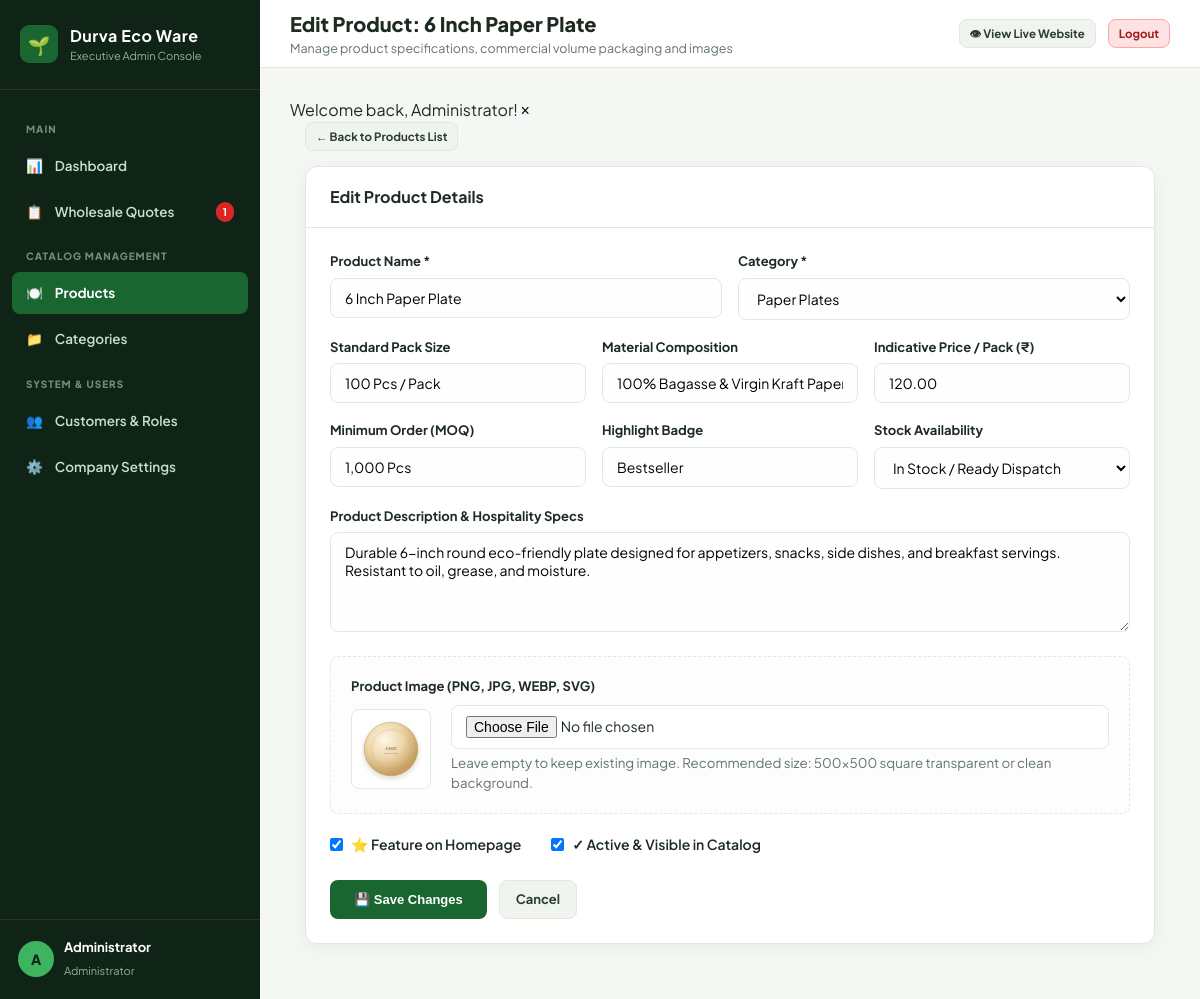
/admin/product-form.php?id=1 (signed in), run on the app's committed database.
### tables this page shows
CREATE TABLE IF NOT EXISTS `products` (
  `id` INT UNSIGNED AUTO_INCREMENT PRIMARY KEY,
  `category_id` INT UNSIGNED NOT NULL,
  `name` VARCHAR(200) NOT NULL,
  `slug` VARCHAR(200) NOT NULL UNIQUE,
  `pack_size` VARCHAR(100) NOT NULL DEFAULT '100 Pcs / Pack',
  `material` VARCHAR(100) DEFAULT 'Food-Grade Biodegradable Paper',
  `price` DECIMAL(10, 2) DEFAULT 0.00,
  `moq` VARCHAR(50) DEFAULT '500 Pcs',
  `badge` VARCHAR(50) NULL DEFAULT 'Eco-Friendly',
  `description` TEXT NULL,
  `image_url` VARCHAR(255) NULL,
  `is_featured` TINYINT(1) DEFAULT 0,
  `is_active` TINYINT(1) DEFAULT 1,
  `stock_status` ENUM('in_stock', 'made_to_order', 'out_of_stock') DEFAULT 'in_stock',
  `created_at` TIMESTAMP DEFAULT CURRENT_TIMESTAMP,
  `updated_at` TIMESTAMP DEFAULT CURRENT_TIMESTAMP ON UPDATE CURRENT_TIMESTAMP,
  FOREIGN KEY (`category_id`) REFERENCES `categories` (`id`) ON DELETE CASCADE,
  INDEX `idx_product_category` (`category_id`),
  INDEX `idx_product_featured` (`is_featured`),
  INDEX `idx_product_active` (`is_active`)
);

CREATE TABLE IF NOT EXISTS `categories` (
  `id` INT UNSIGNED AUTO_INCREMENT PRIMARY KEY,
  `name` VARCHAR(100) NOT NULL,
  `slug` VARCHAR(100) NOT NULL UNIQUE,
  `description` TEXT NULL,
  `icon` VARCHAR(50) DEFAULT '🌱',
  `sort_order` INT DEFAULT 0,
  `created_at` TIMESTAMP DEFAULT CURRENT_TIMESTAMP
);

### config/app.php (called while the page is built, shortened)
<?php
function url(string $path = ''): string {
    $path = ltrim($path, '/');
    return empty($path) ? BASE_URL : BASE_URL . '/' . $path;
}
function asset(string $path = ''): string {
    $path = ltrim($path, '/');
    return BASE_URL . '/assets/' . $path;
}
function e(?string $string): string {
    return htmlspecialchars((string)($string ?? ''), ENT_QUOTES, 'UTF-8');
}

### app/Helpers/sanitizer.php (called while the page is built, shortened)
<?php
function clean_int($val, int $default = 0): int {
    return filter_var($val, FILTER_VALIDATE_INT) !== false ? (int)$val : $default;
}

### app/Models/Product.php (called while the page is built, shortened)
<?php
require_once BASE_PATH . '/config/database.php';
require_once BASE_PATH . '/app/Helpers/sanitizer.php';
class Product {
    public static function getById(int $id): ?array {
        $db = get_db();
        $stmt = $db->prepare("
            SELECT p.*, c.name AS category_name, c.slug AS category_slug
            FROM `products` p
            JOIN `categories` c ON p.category_id = c.id
            WHERE p.id = ?
            LIMIT 1
        ");
        $stmt->execute([$id]);
        $row = $stmt->fetch();
        return $row ?: null;
    }
}

### app/Models/Category.php (called while the page is built, shortened)
<?php
require_once BASE_PATH . '/config/database.php';
require_once BASE_PATH . '/app/Helpers/sanitizer.php';
class Category {
    public static function getAll(): array {
        $db = get_db();
        $sql = "
            SELECT c.*, COUNT(p.id) AS product_count
            FROM `categories` c
            LEFT JOIN `products` p ON c.id = p.category_id AND p.is_active = 1
            GROUP BY c.id
            ORDER BY c.sort_order ASC, c.name ASC
        ";
        return $db->query($sql)->fetchAll();
    }
}

### admin/product-form.php (the view, shortened to what this page needs)
<?php
require_once dirname(__DIR__) . '/config/app.php';
require_once BASE_PATH . '/app/Models/Product.php';
require_once BASE_PATH . '/app/Models/Category.php';
$id = clean_int($_GET['id'] ?? 0);
$isEdit = $id > 0;
$product = $isEdit ? Product::getById($id) : null;
$categories = Category::getAll();
$pageTitle = $isEdit ? "Edit Product: " . $product['name'] : "Add New Product";
$pageSubtitle = "Manage product specifications, commercial volume packaging and images";
require_once __DIR__ . '/includes/header.php';
?>
<div style="max-width:850px; margin:auto;">
  <div style="margin-bottom:15px;">
    <a href="<?= url('admin/products.php') ?>" class="btn-admin btn-admin-secondary btn-admin-sm">
      &larr; Back to Products List
    </a>
  </div>
  <div class="admin-card">
    <div class="card-header">
      <h3><?= $isEdit ? 'Edit Product Details' : 'New Product Information' ?></h3>
    </div>
    <div class="card-body">
      <form method="POST" action="" enctype="multipart/form-data">
        <div class="form-grid-2">
          <div class="admin-form-group">
            <label>Product Name *</label>
            <input type="text" name="name" class="admin-input" required
                   value="<?= e($product['name'] ?? $_POST['name'] ?? '') ?>" placeholder="e.g. 9 Inch Sugarcane Bagasse Plate">
          </div>
          <div class="admin-form-group">
            <label>Category *</label>
            <select name="category_id" class="admin-select" required>
              <?php foreach ($categories as $cat): ?>
                <option value="<?= $cat['id'] ?>"
                  <?= ($product && $product['category_id'] == $cat['id']) || (isset($_POST['category_id']) && $_POST['category_id'] == $cat['id']) ? 'selected' : '' ?>>
                  <?= e($cat['name']) ?>
                </option>
              <?php endforeach; ?>
            </select>
          </div>
        </div>
        <div class="form-grid-3">
          <div class="admin-form-group">
            <label>Standard Pack Size</label>
            <input type="text" name="pack_size" class="admin-input"
                   value="<?= e($product['pack_size'] ?? $_POST['pack_size'] ?? '100 Pcs / Pack') ?>" placeholder="e.g. 100 Pcs / Pack">
          </div>
          <div class="admin-form-group">
            <label>Material Composition</label>
            <input type="text" name="material" class="admin-input"
                   value="<?= e($product['material'] ?? $_POST['material'] ?? 'Biodegradable Plant Fiber') ?>" placeholder="e.g. Bagasse / Kraft">
          </div>
          <div class="admin-form-group">
            <label>Indicative Price / Pack (₹)</label>
            <input type="number" step="0.01" name="price" class="admin-input"
                   value="<?= e($product['price'] ?? $_POST['price'] ?? '0.00') ?>">
          </div>
        </div>
        <div class="form-grid-3">
          <div class="admin-form-group">
            <label>Minimum Order (MOQ)</label>
            <input type="text" name="moq" class="admin-input"
                   value="<?= e($product['moq'] ?? $_POST['moq'] ?? '500 Pcs') ?>" placeholder="e.g. 1,000 Pcs">
          </div>
          <div class="admin-form-group">
            <label>Highlight Badge</label>
            <input type="text" name="badge" class="admin-input"
                   value="<?= e($product['badge'] ?? $_POST['badge'] ?? '') ?>" placeholder="e.g. Bestseller, 100% Compostable">
          </div>
          <div class="admin-form-group">
            <label>Stock Availability</label>
            <select name="stock_status" class="admin-select">
              <option value="in_stock" <?= ($product['stock_status'] ?? '') === 'in_stock' ? 'selected' : '' ?>>In Stock / Ready Dispatch</option>
            </select>
          </div>
        </div>
        <div class="admin-form-group">
          <label>Product Description & Hospitality Specs</label>
          <textarea name="description" class="admin-textarea" rows="4"
                    placeholder="Describe temperature resistance, oil/grease resistance, recommended food uses, and dimensions..."><?= e($product['description'] ?? $_POST['description'] ?? '') ?></textarea>
        </div>
        <div class="admin-form-group" style="background:#fcfdfc; border:1px dashed var(--admin-border); padding:20px; border-radius:8px;">
          <label>Product Image (PNG, JPG, WEBP, SVG)</label>
          <div style="display:flex; align-items:center; gap:20px; margin-top:8px;">
            <?php if (!empty($product['image_url'])): ?>
              <div style="width:80px; height:80px; border:1px solid var(--admin-border); border-radius:8px; overflow:hidden; background:#fff; display:grid; place-items:center;">
                <img src="<?= url($product['image_url']) ?>" alt="" style="max-height:70px; max-width:70px; object-fit:contain;">
              </div>
            <?php endif; ?>
            <div style="flex:1;">
              <input type="file" name="image" accept="image/*" class="admin-input" style="background:#fff;">
              <small style="color:var(--admin-muted); display:block; margin-top:4px;">
                Leave empty to keep existing image. Recommended size: 500x500 square transparent or clean background.
              </small>
            </div>
          </div>
        </div>
        <div style="display:flex; gap:30px; margin:20px 0;">
          <label style="display:flex; align-items:center; gap:8px; cursor:pointer; font-size:14px; font-weight:600;">
            <input type="checkbox" name="is_featured" value="1" <?= (!empty($product['is_featured'])) ? 'checked' : '' ?>>
            ⭐ Feature on Homepage
          </label>
          <label style="display:flex; align-items:center; gap:8px; cursor:pointer; font-size:14px; font-weight:600;">
            <input type="checkbox" name="is_active" value="1" <?= (!isset($product['is_active']) || $product['is_active']) ? 'checked' : '' ?>>
            ✓ Active & Visible in Catalog
          </label>
        </div>
        <div style="display:flex; gap:12px; margin-top:25px;">
          <button type="submit" class="btn-admin btn-admin-primary" style="padding:12px 24px;">
            💾 <?= $isEdit ? 'Save Changes' : 'Create Product' ?>
          </button>
          <a href="<?= url('admin/products.php') ?>" class="btn-admin btn-admin-secondary">
            Cancel
          </a>
        </div>
      </form>
    </div>
  </div>
</div>
<?php require_once __DIR__ . '/includes/footer.php'; ?>

### admin/includes/header.php (shortened to what this page needs)
<?php
require_once BASE_PATH . '/config/app.php';
?>
<!DOCTYPE html>
<html lang="en">
<head>
  <link rel="stylesheet" href="<?= asset('css/admin.css') ?>">
</head>
<body>
<?php require_once __DIR__ . '/sidebar.php'; ?>
<div class="admin-main">
  <header class="admin-topbar">
    <div style="display:flex; align-items:center; gap:12px;">
      <div class="page-title">
        <h1><?= e($pageTitle ?? 'Dashboard') ?></h1>
        <?php if (isset($pageSubtitle)): ?>
          <p><?= e($pageSubtitle) ?></p>
        <?php endif; ?>
      </div>
    </div>
    <div class="admin-topbar-actions">
      <a href="<?= url('index.php') ?>" target="_blank" class="btn-admin btn-admin-secondary btn-admin-sm">
        👁 View Live Website
      </a>
      <a href="<?= url('logout.php') ?>" class="btn-admin btn-admin-danger btn-admin-sm">
        Logout
      </a>
    </div>
  </header>
  <div class="admin-body">
    <?php require_once BASE_PATH . '/includes/alerts.php'; ?>

### assets/css/admin.css (style rules this page uses)
:root { --admin-sidebar: #0f2416; --admin-sidebar-hover: #1b3824; --admin-sidebar-active: #244e31; --admin-primary: #196631; --admin-primary-dark: #124d24; --admin-accent: #3eb461; --admin-bg: #f4f7f4; --admin-card: #ffffff; --admin-border: #e1e9df; --admin-text: #1d2b21; --admin-muted: #647568; --radius: 12px; --shadow: 0 4px 18px rgba(15, 36, 22, 0.05); }
* { box-sizing: border-box; margin: 0; padding: 0; }
body { font-family: 'Plus Jakarta Sans', sans-serif; background: var(--admin-bg); color: var(--admin-text); line-height: 1.5; display: flex; min-height: 100vh; }
a { text-decoration: none; color: inherit; }
.admin-main { margin-left: 260px; flex: 1; display: flex; flex-direction: column; min-height: 100vh; }
.admin-topbar { height: 68px; background: #fff; border-bottom: 1px solid var(--admin-border); padding: 0 30px; display: flex; align-items: center; justify-content: space-between; position: sticky; top: 0; z-index: 50; }
.page-title h1 { font-size: 20px; font-weight: 800; color: var(--admin-text); }
.page-title p { font-size: 12.5px; color: var(--admin-muted); }
.admin-topbar-actions { display: flex; align-items: center; gap: 12px; }
.admin-body { padding: 30px; flex: 1; }
.admin-card { background: var(--admin-card); border: 1px solid var(--admin-border); border-radius: var(--radius); box-shadow: var(--shadow); margin-bottom: 25px; overflow: hidden; }
.card-header { padding: 18px 24px; border-bottom: 1px solid var(--admin-border); display: flex; align-items: center; justify-content: space-between; }
.card-header h3 { font-size: 16px; font-weight: 700; color: var(--admin-text); }
.card-body { padding: 24px; }
.admin-form-group { margin-bottom: 18px; }
.admin-form-group label { display: block; font-size: 13px; font-weight: 700; margin-bottom: 6px; }
.admin-input, .admin-select, .admin-textarea { width: 100%; padding: 10px 14px; border: 1.5px solid var(--admin-border); border-radius: 8px; background: #fdfefd; font-size: 14px; font-family: inherit; transition: border-color .2s; }
.admin-textarea { min-height: 100px; resize: vertical; }
.form-grid-2 { display: grid; grid-template-columns: 1fr 1fr; gap: 16px; }
.form-grid-3 { display: grid; grid-template-columns: repeat(3, 1fr); gap: 16px; }
.btn-admin { display: inline-flex; align-items: center; justify-content: center; gap: 6px; padding: 9px 16px; border-radius: 8px; font-size: 13px; font-weight: 700; border: 0; cursor: pointer; transition: all .2s; }
.btn-admin-primary { background: var(--admin-primary); color: #fff; }
.btn-admin-secondary { background: #f0f4ef; color: #2b3d30; border: 1px solid var(--admin-border); }
.btn-admin-danger { background: #fee2e2; color: #991b1b; border: 1px solid #fca5a5; }
.btn-admin-sm { padding: 5px 10px; font-size: 11.5px; }

### data on the page
products: name "Edit Product: 6 Inch Paper Plate", name "6 Inch Paper Plate", category_id "Paper Plates", pack_size "100 Pcs / Pack", material "100% Bagasse & Virgin Kraft Paper", price "120.00", moq "1,000 Pcs", badge "Bestseller", stock_status "In Stock / Ready Dispatch", description "Durable 6-inch round eco-friendly plate designed for appetizers, snacks, side dishes, and breakfast servings. Resistant to oil, grease, and moisture.", image_url (picture), is_featured "☑", is_active "☑"

### other printed values
$newInquiryCount "1"
substr($admin['name'] ?? 'A', 0, 1) "A"
$admin['name'] "Administrator"
$pageSubtitle "Manage product specifications, commercial volume packaging and images"
$flashSuccess['message'] "Welcome back, Administrator!"
